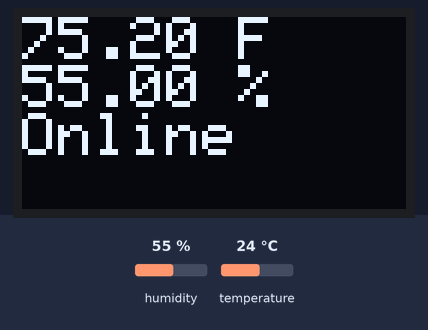
This sketch was run on a simulated ESP32. On the bench: 128×64 one-colour display. Inputs (shaded band) come from the test bench; at power-on: humidity 55 %, temperature 24 °C. WiFi joins after 1.5 s; servers stay silent unless stated; uploads are accepted with an empty reply; what the sketch prints to the serial monitor is not drawn.

Above: at 2.8 s.
2.9 s: humidity set to 22 %
At 8.3 s:
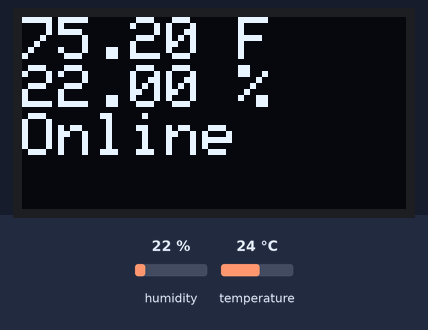
8.7 s: temperature set to 12 °C
At 13.6 s:
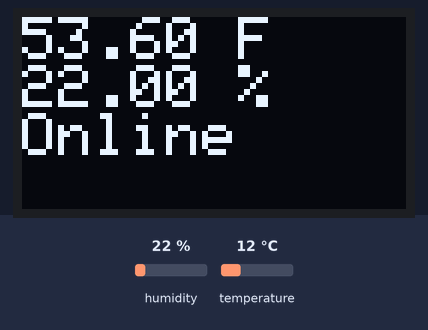
14.5 s: humidity set to 40 %
At 18.7 s:
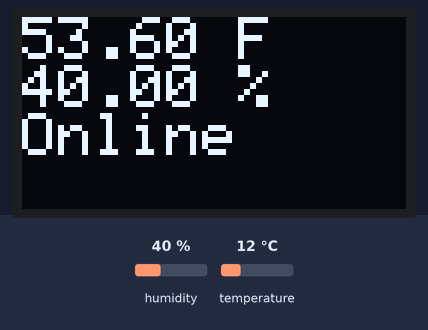
20.3 s: temperature set to 19 °C
At 23.8 s:
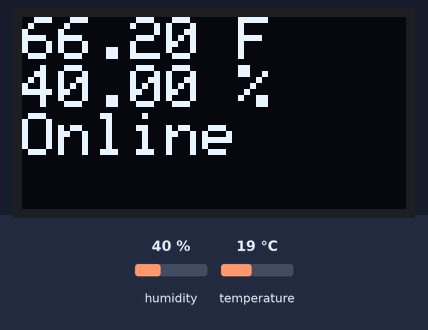
Timing chart, 0 to 25.3 s (numbered marks = the images above; inputs shaded):
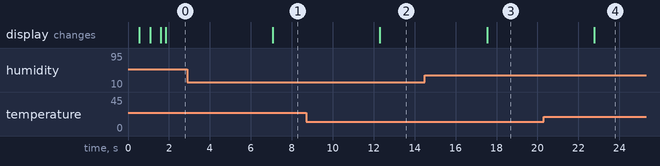

The sketch:

SendFilesPythonTemperatureHumidity.ino
```cpp
#include <Adafruit_GFX.h>
#include <Adafruit_SSD1306.h>
#include <Wire.h>
#include "DHT.h"
#include <WiFi.h>
#include <HTTPClient.h>

const char* WIFI_SSID = "jpi-router";
const char* WIFI_PASSWORD = "jianwenwangbo";

const char* SCRIPT_URL =
  "https://script.google.com/macros/s/AKfycbzKULa_9nd7Iv4lQBizeVBBck5I7HoaWv5icTslf2QPuuQf98mDpw-aRxh1rhZNi0E/exec";

#define SCREEN_WIDTH 128
#define SCREEN_HEIGHT 64

#define DHTPIN 5
#define DHTTYPE DHT22

#define OLED_RESET -1
#define SCREEN_ADDRESS 0x3C

Adafruit_SSD1306 display(
  SCREEN_WIDTH,
  SCREEN_HEIGHT,
  &Wire,
  OLED_RESET
);

DHT dht(DHTPIN, DHTTYPE);

void setup() {
  Serial.begin(115200);

  WiFi.begin(WIFI_SSID, WIFI_PASSWORD);


  // Start I2C
  Wire.begin(21, 22);

  // Start DHT22
  dht.begin();

  // Initialize OLED
  if (!display.begin(SSD1306_SWITCHCAPVCC, SCREEN_ADDRESS)) {
    Serial.println("SSD1306 allocation failed");
    while (true);
  }

  //displaying wifi connectoin on oled
  display.clearDisplay();
  display.setTextSize(1);
  display.setTextColor(SSD1306_WHITE);


  Serial.println("connecting to wifi");

  //animation for connecting to internet
  int dot = 0;
  while (WiFi.status() != WL_CONNECTED) {
    delay(500);
    display.fillRect(0, 16, 128, 8, BLACK);
    display.setCursor(0, 16);

    display.print("Connecting");

    for (int i = 0; i < dot; i++) {
        display.print(".");
    }

    display.display();

    dot++;
    if (dot > 3) {
        dot = 0;
    }

  }

}
float sensorValue = 23.4;

void loop() {

  // Read humidity and temperature
  float humidity = dht.readHumidity();
  float temperature = dht.readTemperature();

  Serial.print("Temperature: ");
  Serial.print(temperature);
  Serial.println(" C");

  Serial.print("Temperature: ");
  float fahre = ((temperature *(9.0/5)) +32.0);
  Serial.print(fahre);
  Serial.println(" F");

  Serial.print("Humidity: ");
  Serial.print(humidity);
  Serial.println(" %");

  // OLED output
  display.clearDisplay();
  display.setTextSize(2);
  display.setTextColor(SSD1306_WHITE);
  display.setCursor(0, 0);

  display.print(fahre);
  display.println(" F");

  display.print(humidity);
  display.println(" %");
  //----------------------------------------------

  // Check if readings failed
  if (isnan(humidity) || isnan(temperature)) {
    Serial.println("Failed to read from DHT22!");

    display.clearDisplay();
    display.setTextSize(1);
    display.setTextColor(SSD1306_WHITE);
    display.setCursor(0, 0);
    display.println("DHT22 Error");
    display.display();

    delay(2000);
    return;
  }


  if (WiFi.status() == WL_CONNECTED) {

    HTTPClient http;
    String url = String(SCRIPT_URL) +
                 "?temperature=" + String(fahre) + "&humidity=" + String(humidity);

    http.begin(url);

    int httpCode = http.GET();

    Serial.print("HTTP response: ");
    if(httpCode == 200 || httpCode == 302){
      display.println("Online");
    }
    else{
      display.println("Offline");
    }
    Serial.println(httpCode);

    http.end();
  }

  // Serial output


  display.display();

  // DHT22 should not be read too frequently
  delay(5000);
}
```

Measured:
- after the input at 2.9 s, the display: changes after 4.2 s (image 1)
- after the input at 8.7 s, the display: changes after 3.6 s (image 2)
- after the input at 14.5 s, the display: changes after 3.0 s (image 3)
- after the input at 20.3 s, the display: changes after 2.5 s (image 4)
